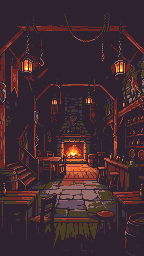
#> input picture arte-fonte/taverna/fundo/quadro-01.png, 144 x 256 px; its folder holds 5 pictures in this run; the run also reads 1 picture not shown here
$ python monta_fundo.py
#> lines starting #> are read from the running program, lines starting #| are printed output that depends on the picture
# Monta o fundo animado da Taverna (APNG) a partir dos quadros extraídos do .pxo
# e recorta a placa "A Taverna" (com correntes) do cabeçalho antigo, com fundo transparente.
import os, sys
from PIL import Image

base = os.path.dirname(os.path.abspath(__file__))
fdir = os.path.join(base, "fundo")
quadros = [Image.open(os.path.join(fdir, "quadro-%02d.png" % i)).convert("RGBA") for i in range(1, 12)]
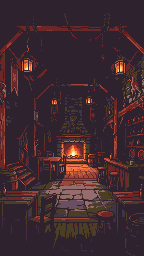
#> input picture arte-fonte/taverna/fundo/quadro-03.png, 144 x 256 px
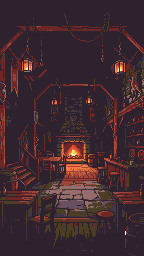
#> input picture arte-fonte/taverna/fundo/quadro-04.png, 144 x 256 px
#> (the run stopped early here; a loop or call above may not have finished)
